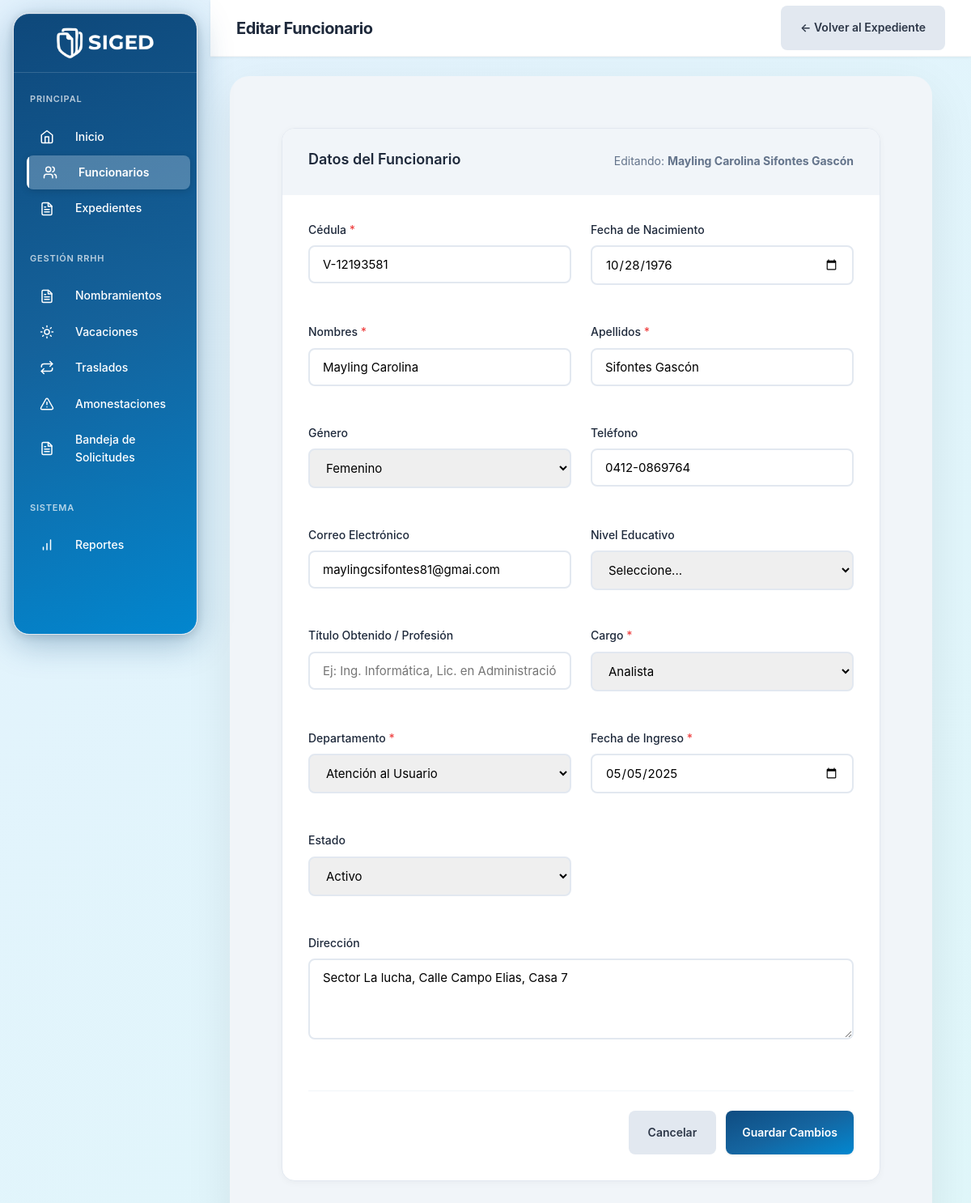
The page /vistas/funcionarios/editar.php?id=3 (signed in) on the database as committed earlier.
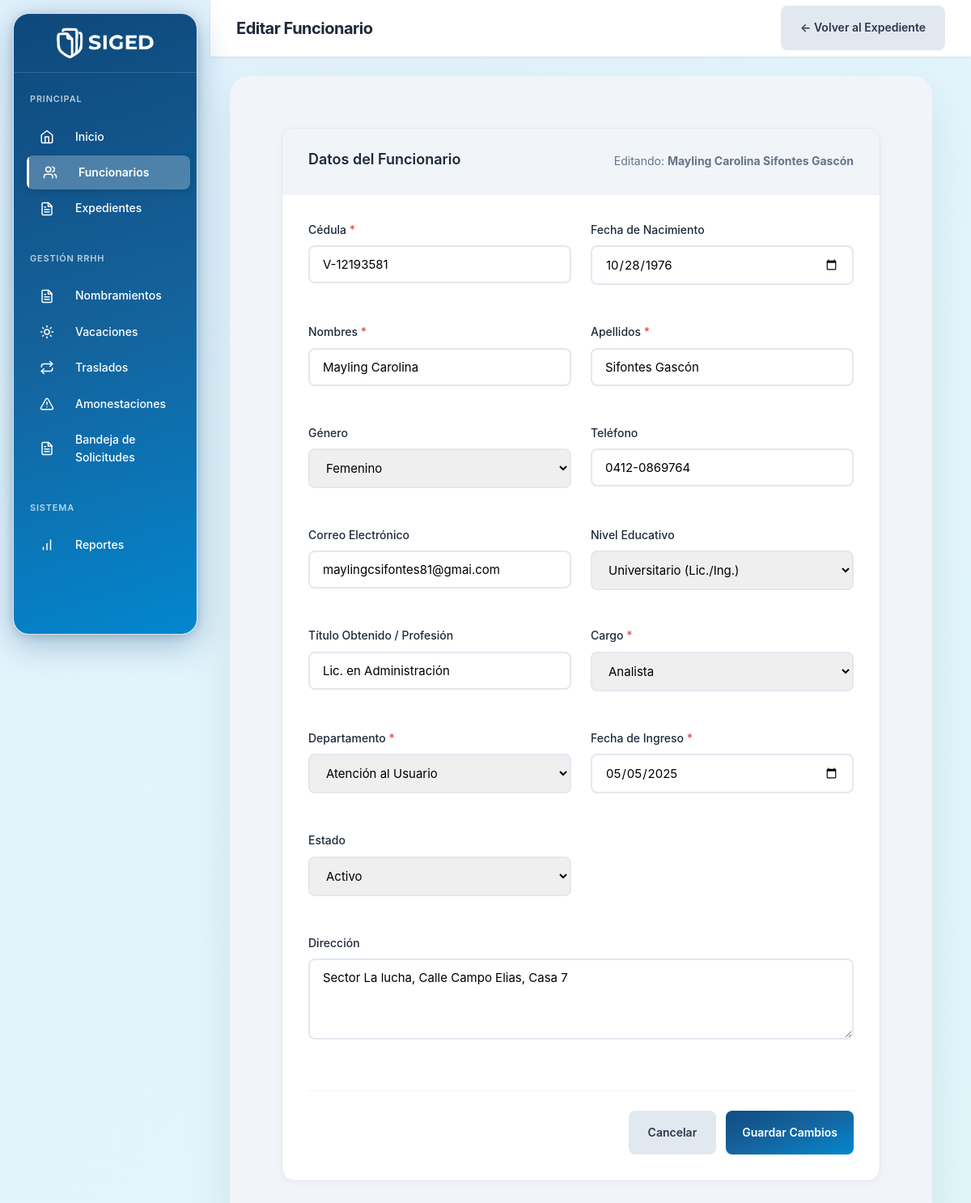
The same page on the database as committed later.
### tables this page shows
CREATE TABLE `funcionarios` (
  `id` int(10) UNSIGNED NOT NULL,
  `cedula` varchar(20) NOT NULL,
  `nombres` varchar(100) NOT NULL,
  `apellidos` varchar(100) NOT NULL,
  `fecha_nacimiento` date DEFAULT NULL,
  `genero` enum('M','F','Otro') DEFAULT NULL,
  `telefono` varchar(20) DEFAULT NULL,
  `email` varchar(150) DEFAULT NULL,
  `direccion` text DEFAULT NULL,
  `nivel_educativo` enum('Primaria','Bachiller','TSU','Universitario','Postgrado','Maestría','Doctorado') DEFAULT NULL,
  `titulo_obtenido` varchar(200) DEFAULT NULL,
  `fecha_ingreso_admin_publica` date DEFAULT NULL,
  `cantidad_hijos` tinyint(3) UNSIGNED DEFAULT 0,
  `cargo_id` int(10) UNSIGNED NOT NULL,
  `departamento_id` int(10) UNSIGNED NOT NULL,
  `fecha_ingreso` date NOT NULL,
  `foto` varchar(255) DEFAULT 'default-avatar.png',
  `estado` enum('activo','vacaciones','reposo','inactivo') DEFAULT 'activo',
  `created_at` timestamp NOT NULL DEFAULT current_timestamp(),
  `updated_at` timestamp NOT NULL DEFAULT current_timestamp() ON UPDATE current_timestamp()
);

CREATE TABLE `cargos` (
  `id` int(10) UNSIGNED NOT NULL,
  `nombre_cargo` varchar(100) NOT NULL,
  `nivel_acceso` tinyint(4) NOT NULL COMMENT '1=Admin Total, 2=Operativo, 3=Solo Lectura',
  `descripcion` text DEFAULT NULL,
  `created_at` timestamp NOT NULL DEFAULT current_timestamp()
);

CREATE TABLE `departamentos` (
  `id` int(10) UNSIGNED NOT NULL,
  `nombre` varchar(150) NOT NULL,
  `descripcion` text DEFAULT NULL,
  `estado` enum('activo','inactivo') DEFAULT 'activo',
  `created_at` timestamp NOT NULL DEFAULT current_timestamp(),
  `updated_at` timestamp NOT NULL DEFAULT current_timestamp() ON UPDATE current_timestamp()
);

### config/database.php (called while the page is built, shortened)
<?php
class Database {
    private static $instance = null;
    private $conn;
    private function __construct() {
        try {
            $dsn = "mysql:host=" . DB_HOST . ";dbname=" . DB_NAME . ";charset=" . DB_CHARSET;
            $options = [
                PDO::ATTR_ERRMODE => PDO::ERRMODE_EXCEPTION,
                PDO::ATTR_DEFAULT_FETCH_MODE => PDO::FETCH_ASSOC,
                PDO::ATTR_EMULATE_PREPARES => false,
                PDO::MYSQL_ATTR_INIT_COMMAND => "SET NAMES " . DB_CHARSET
            ];
            $this->conn = new PDO($dsn, DB_USER, DB_PASS, $options);
        } catch (PDOException $e) {
            die("Error de conexión: " . $e->getMessage());
        }
    }
    public static function getInstance() {
        if (self::$instance === null) {
            self::$instance = new self();
        }
        return self::$instance;
    }
    public function getConnection() {
        return $this->conn;
    }
}
function getDB() {
    return Database::getInstance()->getConnection();
}

### modelos/Funcionario.php (called while the page is built, shortened)
<?php
require_once __DIR__ . '/../config/database.php';
class Funcionario {
    private $db;
    public function __construct() {
        $this->db = getDB();
    }
    public function obtenerPorId($id) {
        $stmt = $this->db->prepare("
            SELECT
                f.*,
                TIMESTAMPDIFF(YEAR, f.fecha_nacimiento, CURDATE()) AS edad,
                TIMESTAMPDIFF(YEAR, f.fecha_ingreso, CURDATE()) AS antiguedad_anos,
                c.nombre_cargo,
                c.nivel_acceso,
                d.nombre AS departamento
            FROM funcionarios f
            INNER JOIN cargos c ON f.cargo_id = c.id
            INNER JOIN departamentos d ON f.departamento_id = d.id
            WHERE f.id = ?
        ");
        $stmt->execute([$id]);
        return $stmt->fetch();
    }
}

### vistas/funcionarios/editar.php (the view, shortened to what the changed rows need)
<?php
require_once __DIR__ . '/../../config/database.php';
require_once __DIR__ . '/../../config/seguridad.php';
require_once __DIR__ . '/../../modelos/Funcionario.php';
$id = (int)($_GET['id'] ?? 0);
$modeloFuncionario = new Funcionario();
$funcionario = $modeloFuncionario->obtenerPorId($id);
$errores = [];
$db           = getDB();
$departamentos = $db->query("SELECT * FROM departamentos WHERE estado = 'activo' ORDER BY nombre")->fetchAll();
$cargos        = $db->query("SELECT * FROM cargos ORDER BY nivel_acceso, nombre_cargo")->fetchAll();
function fieldClass(string $campo, array $errores): string {
    return isset($errores[$campo]) ? 'form-control is-invalid' : 'form-control';
}
function val(string $campo, array $funcionario): string {
    return htmlspecialchars($_POST[$campo] ?? $funcionario[$campo] ?? '');
}
?>
<!DOCTYPE html>
<html lang="es">
<head>
    <link rel="stylesheet" href="<?php echo APP_URL; ?>/publico/css/estilos.css">
</head>
<body>
    <?php include __DIR__ . '/../layout/sidebar.php'; ?>
    <div class="main-content">
        <header class="header">
            <div class="header-left">
                <h1 class="page-title">Editar Funcionario</h1>
            </div>
        </header>
        <div class="content-wrapper">
            <div class="card">
                <div class="card-header">
                    <h2 class="card-title">Datos del Funcionario</h2>
                    <p class="card-subtitle">Editando: <strong><?php echo htmlspecialchars($funcionario['nombres'] . ' ' . $funcionario['apellidos']); ?></strong></p>
                </div>
                <div style="padding: 32px;">
                    <form id="formEditar" method="POST" action="" novalidate>
                        <div class="form-grid">
                            <div class="form-group">
                                <label for="cedula">Cédula <span class="required">*</span></label>
                                <input type="text" id="cedula" name="cedula"
                                    class="<?php echo fieldClass('cedula',$errores); ?>"
                                    value="<?php echo val('cedula', $funcionario); ?>"
                                    autocomplete="off" required>
                                <div class="field-feedback <?php echo isset($errores['cedula']) ? 'error' : ''; ?>" id="fb-cedula">
                                </div>
                            </div>
                            <div class="form-group">
                                <label for="fecha_nacimiento">Fecha de Nacimiento</label>
                                <input type="date" id="fecha_nacimiento" name="fecha_nacimiento"
                                    class="<?php echo fieldClass('fecha_nacimiento',$errores); ?>"
                                    max="<?php echo date('Y-m-d', strtotime('-18 years')); ?>"
                                    value="<?php echo val('fecha_nacimiento', $funcionario); ?>">
                                <div class="field-feedback <?php echo isset($errores['fecha_nacimiento']) ? 'error' : ''; ?>" id="fb-fecha_nacimiento">
                                </div>
                            </div>
                            <div class="form-group">
                                <label for="nombres">Nombres <span class="required">*</span></label>
                                <input type="text" id="nombres" name="nombres"
                                    class="<?php echo fieldClass('nombres',$errores); ?>"
                                    value="<?php echo val('nombres', $funcionario); ?>" required>
                                <div class="field-feedback <?php echo isset($errores['nombres']) ? 'error' : ''; ?>" id="fb-nombres">
                                </div>
                            </div>
                            <div class="form-group">
                                <label for="apellidos">Apellidos <span class="required">*</span></label>
                                <input type="text" id="apellidos" name="apellidos"
                                    class="<?php echo fieldClass('apellidos',$errores); ?>"
                                    value="<?php echo val('apellidos', $funcionario); ?>" required>
                                <div class="field-feedback <?php echo isset($errores['apellidos']) ? 'error' : ''; ?>" id="fb-apellidos">
                                </div>
                            </div>
                            <div class="form-group">
                                <label for="genero">Género</label>
                                <select id="genero" name="genero" class="form-control">
                                    <option value="F"    <?php echo ($_POST['genero'] ?? $funcionario['genero']) == 'F'    ? 'selected' : ''; ?>>Femenino</option>
                                </select>
                                <div class="field-feedback" id="fb-genero"></div>
                            </div>
                            <div class="form-group">
                                <label for="telefono">Teléfono</label>
                                <input type="tel" id="telefono" name="telefono"
                                    class="<?php echo fieldClass('telefono',$errores); ?>"
                                    placeholder="0412-1234567"
                                    value="<?php echo val('telefono', $funcionario); ?>">
                                <div class="field-feedback <?php echo isset($errores['telefono']) ? 'error' : ''; ?>" id="fb-telefono">
                                </div>
                            </div>
                            <div class="form-group">
                                <label for="email">Correo Electrónico</label>
                                <input type="email" id="email" name="email"
                                    class="<?php echo fieldClass('email',$errores); ?>"
                                    value="<?php echo val('email', $funcionario); ?>">
                                <div class="field-feedback <?php echo isset($errores['email']) ? 'error' : ''; ?>" id="fb-email">
                                </div>
                            </div>
                            <div class="form-group">
                                <label for="nivel_educativo">Nivel Educativo</label>
                                <select id="nivel_educativo" name="nivel_educativo" class="form-control">
                                    <option value="">Seleccione...</option>
                                    <option value="Universitario" <?php echo ($_POST['nivel_educativo'] ?? $funcionario['nivel_educativo']) == 'Universitario' ? 'selected' : ''; ?>>Universitario (Lic./Ing.)</option>
                                </select>
                            </div>
                            <div class="form-group">
                                <label for="titulo_obtenido">Título Obtenido / Profesión</label>
                                <input type="text" id="titulo_obtenido" name="titulo_obtenido"
                                    class="form-control"
                                    placeholder="Ej: Ing. Informática, Lic. en Administración..."
                                    value="<?php echo val('titulo_obtenido', $funcionario); ?>">
                            </div>
                            <div class="form-group">
                                <label for="cargo_id">Cargo <span class="required">*</span></label>
                                <select id="cargo_id" name="cargo_id"
                                    class="<?php echo fieldClass('cargo_id',$errores); ?>" required>
                                    <?php foreach ($cargos as $cargo): ?>
                                        <option value="<?php echo $cargo['id']; ?>"
                                            <?php echo ($_POST['cargo_id'] ?? $funcionario['cargo_id']) == $cargo['id'] ? 'selected' : ''; ?>>
                                            <?php echo htmlspecialchars($cargo['nombre_cargo']); ?>
                                        </option>
                                    <?php endforeach; ?>
                                </select>
                                <div class="field-feedback <?php echo isset($errores['cargo_id']) ? 'error' : ''; ?>" id="fb-cargo_id">
                                </div>
                            </div>
                            <div class="form-group">
                                <label for="departamento_id">Departamento <span class="required">*</span></label>
                                <select id="departamento_id" name="departamento_id"
                                    class="<?php echo fieldClass('departamento_id',$errores); ?>" required>
                                    <?php foreach ($departamentos as $dept): ?>
                                        <option value="<?php echo $dept['id']; ?>"
                                            <?php echo ($_POST['departamento_id'] ?? $funcionario['departamento_id']) == $dept['id'] ? 'selected' : ''; ?>>
                                            <?php echo htmlspecialchars($dept['nombre']); ?>
                                        </option>
                                    <?php endforeach; ?>
                                </select>
                                <div class="field-feedback <?php echo isset($errores['departamento_id']) ? 'error' : ''; ?>" id="fb-departamento_id">
                                </div>
                            </div>
                            <div class="form-group">
                                <label for="fecha_ingreso">Fecha de Ingreso <span class="required">*</span></label>
                                <input type="date" id="fecha_ingreso" name="fecha_ingreso"
                                    class="<?php echo fieldClass('fecha_ingreso',$errores); ?>"
                                    max="<?php echo date('Y-m-d'); ?>"
                                    value="<?php echo val('fecha_ingreso', $funcionario); ?>" required>
                                <div class="field-feedback <?php echo isset($errores['fecha_ingreso']) ? 'error' : ''; ?>" id="fb-fecha_ingreso">
                                </div>
                            </div>
                            <div class="form-group">
                                <label for="estado">Estado</label>
                                <select id="estado" name="estado" class="form-control">
                                    <option value="activo"    <?php echo ($_POST['estado'] ?? $funcionario['estado']) == 'activo'    ? 'selected' : ''; ?>>Activo</option>
                                </select>
                                <div class="field-feedback" id="fb-estado"></div>
                            </div>
                            <div class="form-group form-grid-full">
                                <label for="direccion">Dirección</label>
                                <textarea id="direccion" name="direccion" class="form-control"><?php echo val('direccion', $funcionario); ?></textarea>
                                <div class="field-feedback" id="fb-direccion"></div>
                            </div>
                        </div>
                    </form>
                </div>
            </div>
        </div>
    </div>
</body>
</html>

Rows that differ between the two databases and show on the page:
changed funcionarios "Mayling Carolina Sifontes Gascón": nivel_educativo (not shown) → "Universitario (Lic./Ing.)"; titulo_obtenido (not shown) → "Lic. en Administración"
Other text that changed with them:
form field nivel_educativo: "Seleccione..." → (not shown)
